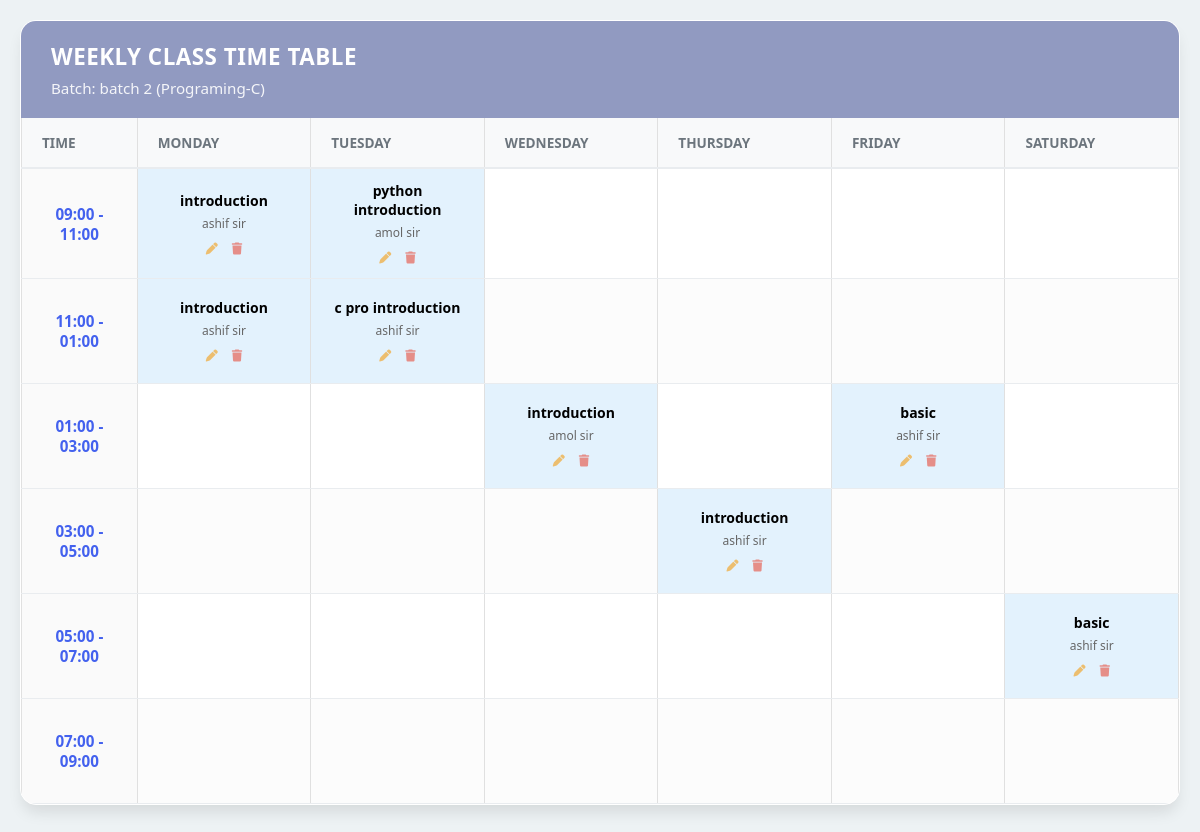
The page /show-details/show-timetd.php (signed in) on the database its author committed.
### tables this page shows
CREATE TABLE `batches` (
  `batch_id` int(11) NOT NULL,
  `batch_name` varchar(100) NOT NULL,
  `course_name` varchar(100) NOT NULL,
  `duration_months` varchar(50) DEFAULT NULL,
  `created_at` timestamp NOT NULL DEFAULT current_timestamp()
);

CREATE TABLE `batch_schedule` (
  `schedule_id` int(11) NOT NULL,
  `new_batch_id` int(11) NOT NULL,
  `day_safe` varchar(20) NOT NULL,
  `time_safe` varchar(50) NOT NULL,
  `topic_safe` varchar(255) DEFAULT NULL,
  `instructor_safe` varchar(100) DEFAULT NULL
);

### includes/security.php (called while the page is built, shortened)
<?php
function csrf_token()
{
    return $_SESSION['csrf_token'];
}
function generate_csrf_token()
{
    return csrf_token();
}

### show-details/show-timetd.php (the view, shortened to what this page needs)
<?php
require '../includes/config.php';
require '../includes/security.php';
$csrf_token = generate_csrf_token();
$isAdmin = (isset($_SESSION['role']) && $_SESSION['role'] == 'admin');
$batch_query = "SELECT * FROM batches ORDER BY batch_id DESC LIMIT 1";
$batch_result = mysqli_query($con, $batch_query);
$batch_data = mysqli_fetch_assoc($batch_result);
$schedule_map = [];
$batch_display = "No Batch Found";
if ($batch_data) {
    $current_batch_id = $batch_data['batch_id'];
    $batch_display = $batch_data['batch_name'] . " (" . $batch_data['course_name'] . ")";
    $schedule_sql = "SELECT * FROM batch_schedule WHERE new_batch_id = ?";
    $stmt = mysqli_prepare($con, $schedule_sql);
    mysqli_stmt_bind_param($stmt, "i", $current_batch_id);
    mysqli_stmt_execute($stmt);
    $schedule_res = mysqli_stmt_get_result($stmt);
    while ($row = mysqli_fetch_assoc($schedule_res)) {
        $day = strtolower($row['day_safe']);
        $time = $row['time_safe'];
        $schedule_map[$day][$time] = [
            'id' => $row['schedule_id'],
            'topic' => $row['topic_safe'],
            'teacher' => $row['instructor_safe']
        ];
    }
}
$time_slots = [
    "09:00 - 11:00",
    "11:00 - 01:00",
    "01:00 - 03:00",
    "03:00 - 05:00",
    "05:00 - 07:00",
    "07:00 - 09:00"
];
$days = ['monday', 'tuesday', 'wednesday', 'thursday', 'friday', 'saturday'];
?>
<!DOCTYPE html>
<html>
<head>
    <link href="https://cdnjs.cloudflare.com/ajax/libs/font-awesome/6.4.0/css/all.min.css" rel="stylesheet">
    <link rel="stylesheet" href="../css/details/parent.css?v=<?php echo time(); ?>">
</head>
<body class="fixed-scroll-page">
    <div class="card fixed-scroll-card">
        <div class="card-header fixed-scroll-header">
            <h2 class="card-title">Weekly Class Time Table</h2>
            <p class="card-subtitle">Batch: <?php echo $batch_display; ?></p>
        </div>
        <div class="card-body">
            <div class="table-wrapper">
                <table class="details-table">
                <thead>
                    <tr>
                        <th style="width: 10%;">Time</th>
                        <th style="width: 15%;">Monday</th>
                        <th style="width: 15%;">Tuesday</th>
                        <th style="width: 15%;">Wednesday</th>
                        <th style="width: 15%;">Thursday</th>
                        <th style="width: 15%;">Friday</th>
                        <th style="width: 15%;">Saturday</th>
                    </tr>
                </thead>
                <tbody>
                    <?php foreach ($time_slots as $slot) { ?>
                        <tr>
                            <td><?php echo $slot; ?></td>
                            <?php foreach ($days as $day) {
                                if (isset($schedule_map[$day][$slot])) {
                                    $info = $schedule_map[$day][$slot];
                                    echo "<td class='has-class'>
                                            <span class='topic-text'>" . $info['topic'] . "</span>
                                            <span class='teacher-text'>" . $info['teacher'] . "</span>";
                                    if ($isAdmin) {
                                        echo "<div class='action-icons'>
                                                <a href='show-timetd.php?edit_id=" . $info['id'] . "' class='edit-icon'><i class='fa-solid fa-pen'></i></a>
                                                <a href='show-timetd.php?delete_id=" . $info['id'] . "&csrf_token=" . urlencode($csrf_token) . "' class='delete-icon' onclick='return confirm(\"Remove this class?\")'><i class='fa-solid fa-trash'></i></a>
                                            </div>";
                                    }
                                    echo "</td>";
                                } else {
                                    echo "<td></td>";
                                }
                            } ?>
                        </tr>
                    <?php } ?>
                </tbody>
                </table>
            </div>
        </div>
    </div>
</body>
</html>

### css/details/parent.css (style rules this page uses)
:root { --primary-color: #4361ee; --secondary-color: #f8f9fa; --text-dark: #2b2d42; --text-light: #6c757d; --border-color: #e9ecef; --success-color: #2ecc71; --danger-color: #e74c3c; --warning-color: #f1c40f; }
body { font-family: 'Segoe UI', 'Roboto', sans-serif; background-color: #edf2f4; color: var(--text-dark); margin: 0; padding: 30px; }
.fixed-scroll-page { padding: 20px; box-sizing: border-box; }
.fixed-scroll-page .fixed-scroll-card { display: block; }
.fixed-scroll-page .fixed-scroll-header { position: sticky; top: 0; z-index: 2; }
.fixed-scroll-page .card-body { max-height: calc(100vh - 160px); overflow: auto; }
.fixed-scroll-page .details-table thead th { position: sticky; top: 0; z-index: 1; background-color: #f8f9fa; }
.card { background-color: #ffffff; border-radius: 16px; box-shadow: 0 10px 15px -3px rgba(0, 0, 0, 0.1); overflow: hidden; border: 1px solid white; }
.card-header { background-color: #919ac1; padding: 20px 30px; color: white; }
.card-title { font-size: 1.4rem; font-weight: 600; margin: 0; text-transform: uppercase; letter-spacing: 0.5px; }
.card-body { padding: 0; overflow-x: auto; }
.details-table { width: 100%; border-collapse: collapse; min-width: 900px; }
.details-table thead tr { background-color: #f8f9fa; }
.details-table th { padding: 15px 20px; font-size: 0.85rem; font-weight: 700; color: var(--text-light); text-transform: uppercase; border-bottom: 2px solid var(--border-color); text-align: left; white-space: nowrap; }
.details-table td { padding: 12px 20px; font-size: 0.95rem; color: var(--text-dark); border-bottom: 1px solid var(--border-color); vertical-align: middle; }
.details-table tbody tr:nth-of-type(even) { background-color: #fcfcfc; }

### show-details/show-timetd.php (style rules this page uses)
.fixed-scroll-page { padding: 20px; box-sizing: border-box; }
.card-subtitle { margin: 6px 0 0 0; font-size: 0.95rem; opacity: 0.9; }
.table-wrapper { padding: 0; }
table { width: 100%; border-collapse: collapse; border: 1px solid #e0e0e0; border-top: none; }
th { padding: 15px; color: #4361ee; font-weight: 600; border: 1px solid #e0e0e0; text-transform: capitalize; font-size: 14px; background-color: white; position: sticky; top: 0; z-index: 1; }
thead tr:first-child th { border-top: none; }
td { border: 1px solid #e0e0e0; padding: 10px; text-align: center; vertical-align: middle; height: 80px; font-size: 13px; color: #555; }
td:first-child { color: #4361ee; font-weight: 600; background-color: #fafafa; }
.has-class { background-color: #e3f2fd; color: #333; }
.topic-text { display: block; font-weight: bold; font-size: 14px; color: #000; margin-bottom: 5px; }
.teacher-text { display: block; font-size: 12px; color: #666; }
.action-icons { margin-top: 5px; opacity: 0.6; }
.action-icons a { margin: 0 5px; text-decoration: none; font-size: 12px; }
.edit-icon { color: #f39c12; }
.delete-icon { color: #e74c3c; }

### rows shown on the page
batches: batch_display "batch 2 (Programing-C)"
batch_schedule: topic_safe "introduction", instructor_safe "ashif sir"
batch_schedule: topic_safe "python introduction", instructor_safe "amol sir"
batch_schedule: topic_safe "introduction", instructor_safe "ashif sir"
batch_schedule: topic_safe "c pro introduction", instructor_safe "ashif sir"
batch_schedule: topic_safe "introduction", instructor_safe "amol sir"
batch_schedule: topic_safe "basic", instructor_safe "ashif sir"
batch_schedule: topic_safe "introduction", instructor_safe "ashif sir"
batch_schedule: topic_safe "basic", instructor_safe "ashif sir"

### other values the page prints
$slot "09:00 - 11:00"
$slot "11:00 - 01:00"
$slot "01:00 - 03:00"
$slot "03:00 - 05:00"
$slot "05:00 - 07:00"
$slot "07:00 - 09:00"
